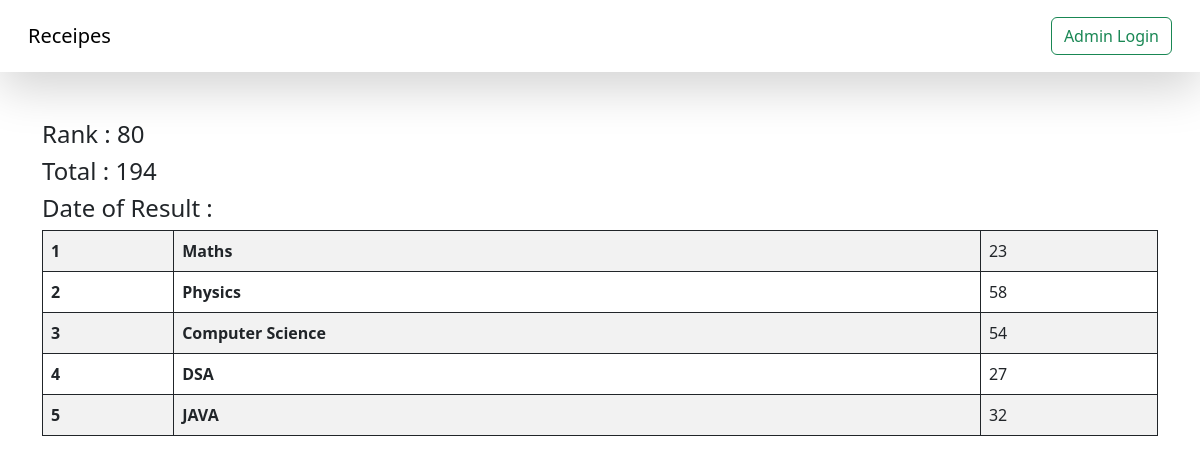
/see-marks/STU-0949/, run on the app's committed database.
### vege/models.py (models this page shows, shortened)
class SubjectMarks(models.Model):
    student=models.ForeignKey(Student,related_name="studentmarks",on_delete=models.CASCADE)
    subject=models.ForeignKey(Subject,on_delete=models.CASCADE)
    marks=models.IntegerField()
    class Meta:
        unique_together=['student','subject']

class Subject(models.Model):
    subject_name=models.CharField(max_length=100)

### vege/views.py (the view)
# urls.py: path('see-marks/<student_id>/',see_marks,name="see_marks"),
def see_marks(request,student_id):
    queryset=SubjectMarks.objects.filter(student__student_id__student_id=student_id)
    total_marks=queryset.aggregate(total_marks=Sum('marks'))
    current_rank=-1
    i=1
    ranks=Student.objects.annotate(marks=Sum('studentmarks__marks')).order_by('-marks','-student_age')
    for rank in ranks:
        if student_id==rank.student_id.student_id:
            current_rank=i
            break
        i=i+1
    return render(request,'report/see_marks.html',{'queryset':queryset,'total_marks':total_marks,'page':'Report Card','current_rank':current_rank})

### vege/templates/report/see_marks.html
{%extends "base.html"%}
{%block start%}
<div class="container mt-5">
    <h4>Rank : {{current_rank}}</h4>
    <h4>Total : {{total_marks.total_marks}}</h4>
    <h4>Date of Result : {{queryset.first.student.reportcard.first.date_of_report}}</h4>
<table class="table table-striped">
    <tbody>
        {%for marks in queryset%}
      <tr>
        <th scope="row">{{forloop.counter}}</th>
        <td><b>{{marks.subject.subject_name}}</b></td>
        <td>{{marks.marks}}</td>
      </tr>
      {%endfor%}
    </tbody>
  </table>
  </div>
{%endblock%}

### home/templates/base.html (style rules this page uses)
table, th, td,tr { border: 1px solid; }

### data on the page
SubjectMarks: subject.subject_name "Maths", marks "23"
SubjectMarks: subject.subject_name "Physics", marks "58"
SubjectMarks: subject.subject_name "Computer Science", marks "54"
SubjectMarks: subject.subject_name "DSA", marks "27"
SubjectMarks: subject.subject_name "JAVA", marks "32"

### other printed values
{{ current_rank }} "80"
{{ total_marks.total_marks }} "194"
